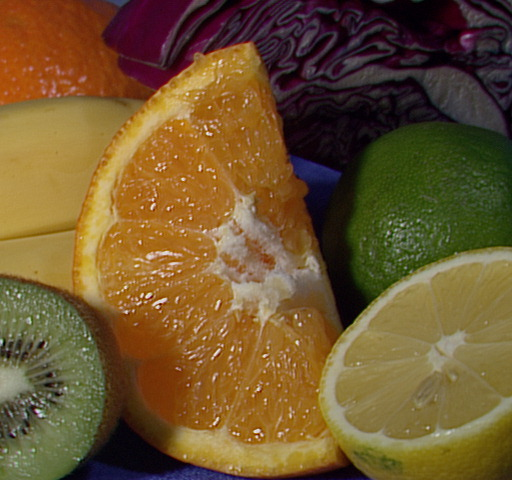
#> input picture Data/fruits.jpg, 512 x 480 px
$ python Distance_LabeledTransform.py
#> lines starting #> are read from the running program, lines starting #| are printed output that depends on the picture; after the words box and inside, x2 and y2 are one past the last pixel; in counts of white or black regions, pixels touching at a corner belong together
### VB_Classes/Python/common.py
'''
This module contains some common routines used by other samples.
'''
import sys
import numpy as np
import cv2 as cv

# built-in modules
import os
import itertools as it
from contextlib import contextmanager

image_extensions = ['.bmp', '.jpg', '.jpeg', '.png', '.tif', '.tiff', '.pbm', '.pgm', '.ppm']

class Bunch(object):
    def __init__(self, **kw):
        self.__dict__.update(kw)
    def __str__(self):
        return str(self.__dict__)

# [4 lines left out: function splitfn, not called in this run]

def anorm2(a):
    return (a*a).sum(-1)
def anorm(a):
    return np.sqrt( anorm2(a) )

# [44 lines left out: functions homotrans, to_rect, rect2rect_mtx, lookat, mtx2rvec, draw_str, not called in this run]

class Sketcher:
    # [8 lines left out: function __init__, not called in this run]

    def show(self):
        cv.imshow(self.windowname, self.dests[0])

    # [13 lines left out: function on_mouse, not called in this run]


# palette data from matplotlib/_cm.py
_jet_data =   {'red':   ((0., 0, 0), (0.35, 0, 0), (0.66, 1, 1), (0.89,1, 1),
                         (1, 0.5, 0.5)),
               'green': ((0., 0, 0), (0.125,0, 0), (0.375,1, 1), (0.64,1, 1),
                         (0.91,0,0), (1, 0, 0)),
               'blue':  ((0., 0.5, 0.5), (0.11, 1, 1), (0.34, 1, 1), (0.65,0, 0),
                         (1, 0, 0))}

cmap_data = { 'jet' : _jet_data }

def make_cmap(name, n=256):
    data = cmap_data[name]
    xs = np.linspace(0.0, 1.0, n)
    channels = []
    eps = 1e-6
    for ch_name in ['blue', 'green', 'red']:
        ch_data = data[ch_name]
        xp, yp = [], []
        for x, y1, y2 in ch_data:
            xp += [x, x+eps]
            yp += [y1, y2]
        ch = np.interp(xs, xp, yp)
        channels.append(ch)
    return np.uint8(np.array(channels).T*255)

def nothing(*arg, **kw):
    pass

def clock():
    return cv.getTickCount() / cv.getTickFrequency()

# [8 lines left out: function Timer, not called in this run]

class StatValue:
    def __init__(self, smooth_coef = 0.5):
        self.value = None
        self.smooth_coef = smooth_coef
    # [6 lines left out: function update, not called in this run]

class RectSelector:
    # [31 lines left out: functions __init__, onmouse, draw, not called in this run]
    @property
    def dragging(self):
        return self.drag_rect is not None


# [18 lines left out: functions grouper, mosaic, not called in this run]

def getsize(img):
    h, w = img.shape[:2]
    return w, h

def mdot(*args):
    return reduce(np.dot, args)

# [4 lines left out: function draw_keypoints, not called in this run]

### Python/Distance_LabeledTransform.py
#!/usr/bin/env python

'''
Distance transform sample.

Usage:
  distrans.py [<image>]

Keys:
  ESC   - exit
  v     - toggle voronoi mode
'''

import numpy as np
import cv2 as cv
from common import make_cmap
title_window = 'Distance_LabeledTransform.py'
import ctypes
def Mbox(title, text, style):
    return ctypes.windll.user32.MessageBoxW(0, text, title, style)

def main():
    import sys
    try:
        fn = sys.argv[1]
    except:
        fn = '../Data/fruits.jpg'

    fn = cv.samples.findFile(fn)
    img = cv.imread(fn, cv.IMREAD_GRAYSCALE)
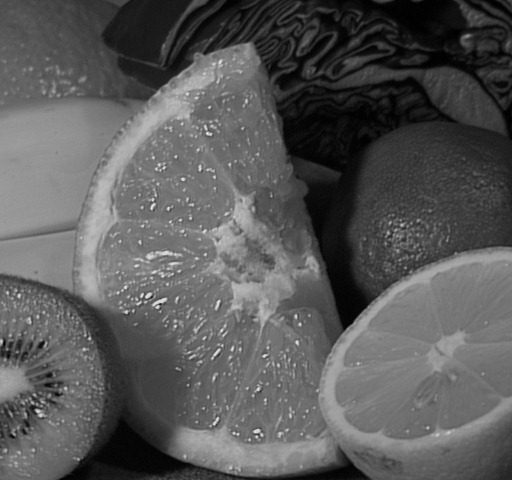
#> img: shape (480, 512); min 0, max 238, mean 88.7
    if img is None:
        print('Failed to load fn:', fn)
        sys.exit(1)

    cm = make_cmap('jet')
    need_update = True
    voronoi = False

    def update(dummy=None):
        global need_update
        need_update = False
        thrs = cv.getTrackbarPos('threshold', 'distrans')
        mark = cv.Canny(img, thrs, 3*thrs)
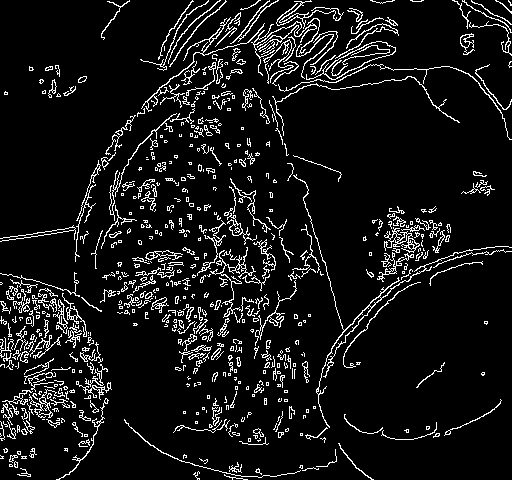
#> mark: shape (480, 512); 8.5% white in thin lines or dots
        dist, labels = cv.distanceTransformWithLabels(~mark, cv.DIST_L2, 5)
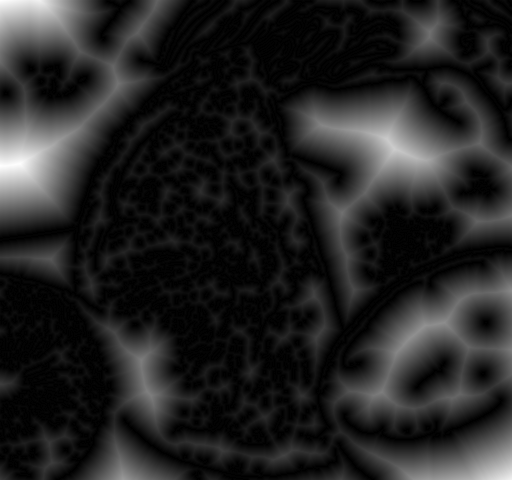
#> dist: shape (480, 512) float32; min 0, max 71.79, mean 10.2; drawn with min black and max white
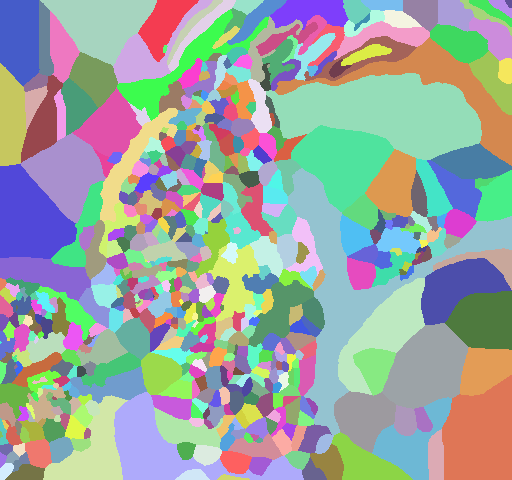
#> labels: shape (480, 512) int32; 597 distinct labels, from 1 to 597; one colour per label, 0 black
        if voronoi:
            vis = cm[np.uint8(labels)]
        else:
            vis = cm[np.uint8(dist*2)]
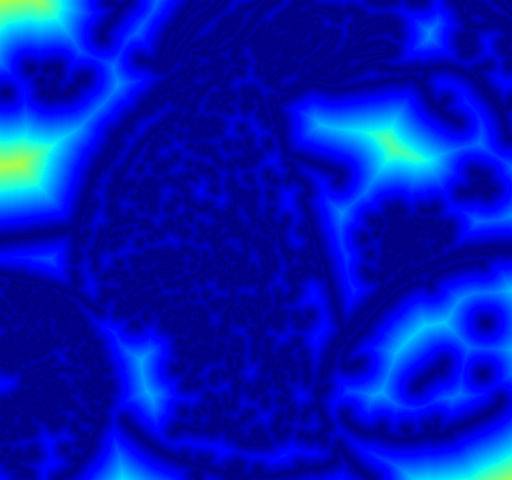
#> vis: shape (480, 512, 3); mean of channels 0, 1, 2 186.2, 21.7, 1.4; drawn as B, G, R
        vis[mark != 0] = 255
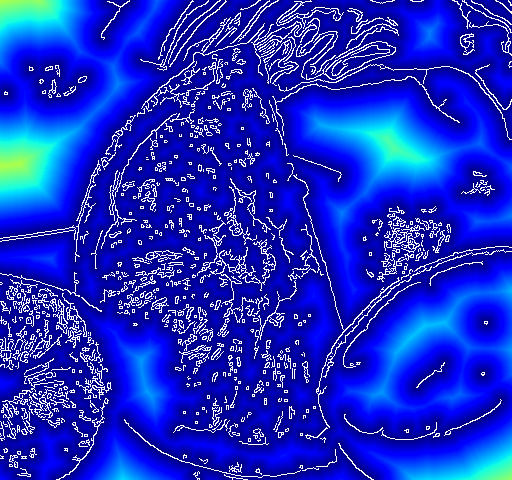
#> vis: shape (480, 512, 3); 8.47% of pixels changed, all inside (x1, y1, x2, y2) = (0, 0, 512, 480); drawn as B, G, R
        cv.imshow('distrans', vis)

    def invalidate(dummy=None):
        global need_update
        need_update = True

    cv.namedWindow('distrans')
    cv.createTrackbar('threshold', 'distrans', 60, 255, invalidate)
    update()


    while True:
        ch = cv.waitKey(1)
#> (key Esc is pressed here)
        if ch == 27:
            break
        if ch == ord('v'):
            voronoi = not voronoi
            print('showing', ['distance', 'voronoi'][voronoi])
            update()
        if need_update:
            update()

    print('Done')


if __name__ == '__main__':
    print(__doc__)
    main()
    cv.destroyAllWindows()

$ run again, with Data/01.JPG copied over Data/fruits.jpg
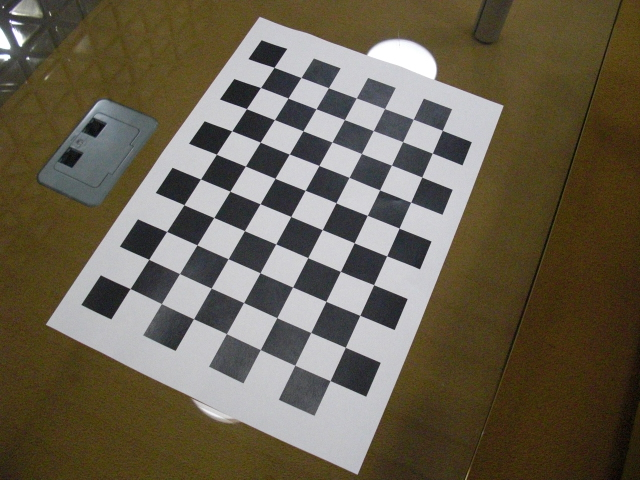
#> input picture Data/01.JPG, 640 x 480 px
#> in update, `mark = cv.Canny(img, thrs, 3*thrs)`:
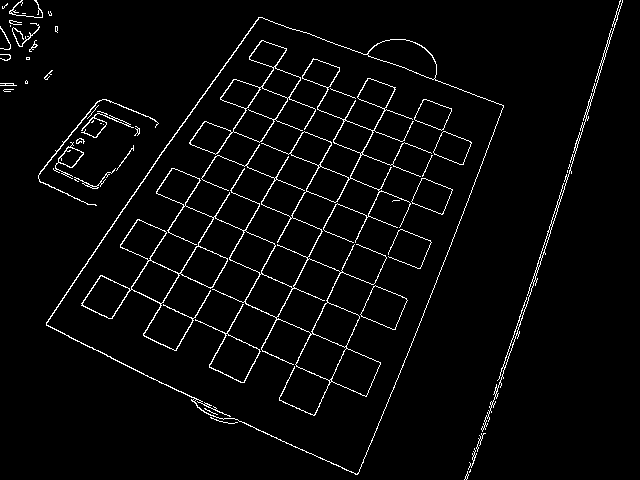
#> mark: shape (480, 640); 3.3% white in thin lines or dots
#> labels: shape (480, 640) int32; 47 distinct labels, from 1 to 47
#> in update, `vis[mark != 0] = 255`:
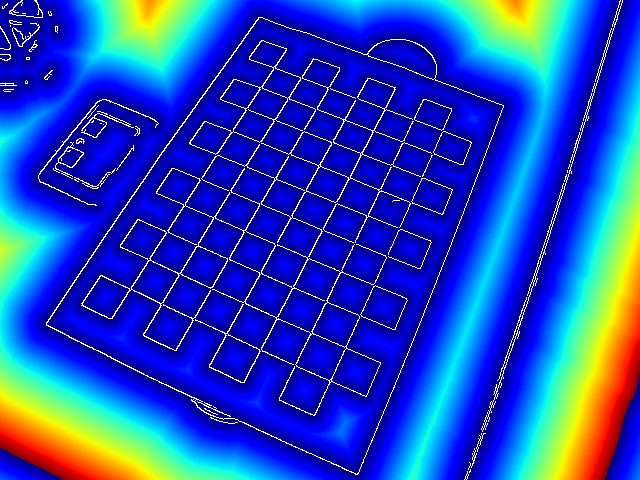
#> vis: shape (480, 640, 3); mean of channels 0, 1, 2 189.7, 70.2, 32.7; drawn as B, G, R

$ run again, with Data/GeneticDrawingExample.jpg copied over Data/fruits.jpg
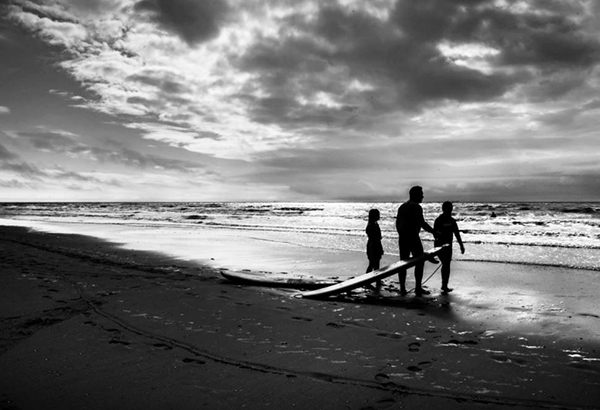
#> input picture Data/GeneticDrawingExample.jpg, 600 x 410 px
#> in main, img is the input picture: shape (410, 600); min 0, max 255, mean 116.6
#> in update, `mark = cv.Canny(img, thrs, 3*thrs)`:
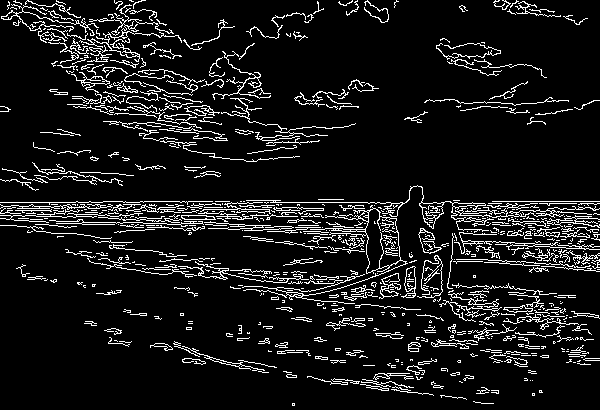
#> mark: shape (410, 600); 9.5% white in thin lines or dots
#> labels: shape (410, 600) int32; 692 distinct labels, from 1 to 692
#> in update, `vis[mark != 0] = 255`:
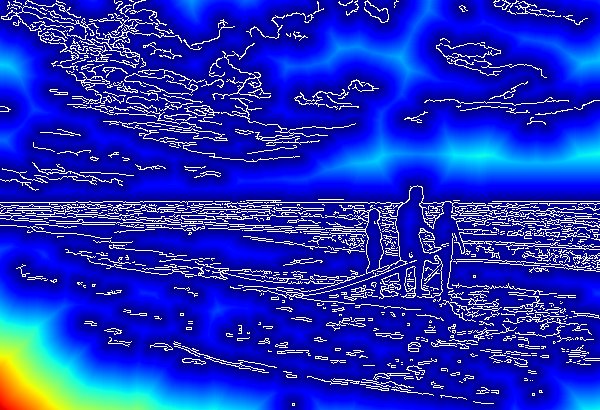
#> vis: shape (410, 600, 3); mean of channels 0, 1, 2 193, 45.1, 28.3; drawn as B, G, R
